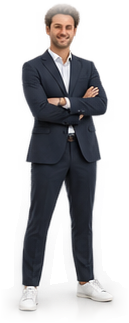
#> input picture skills/geldstapel/assets/person_1.png, 129 x 323 px; its folder holds only this picture in this run
$ python bw_assets.py
#> lines starting #> are read from the running program, lines starting #| are printed output that depends on the picture; after the words box and inside, x2 and y2 are one past the last pixel; in counts of white or black regions, pixels touching at a corner belong together
#!/usr/bin/env python3
"""Turns the photo people in assets/ into pure black-and-white ink drawings (assets/person_N_bw@3x.png).

    python3 bw_assets.py

Only black lines and white fill, no grey: a difference-of-Gaussians picks the drawn lines, the figure gets a
heavier outline, and the soft floor shadow of the cut-out is left out. Saved at 3x for crisp lines; build.py
reads the @3x suffix and keeps the on-screen size of the original.
"""
from pathlib import Path

import numpy as np
from PIL import Image, ImageFilter

A = Path(__file__).resolve().parent / 'assets'
UP = 3


def ink_drawing(src):
    im = Image.open(src).convert('RGBA'); im = im.resize((im.width * UP, im.height * UP), Image.LANCZOS)
#> in ink_drawing, im is the input picture: PIL image 129x323 RGBA; mean R, G, B, A 61.9, 61.1, 64.5, 98.8
    al = np.array(im)[:, :, 3] / 255.
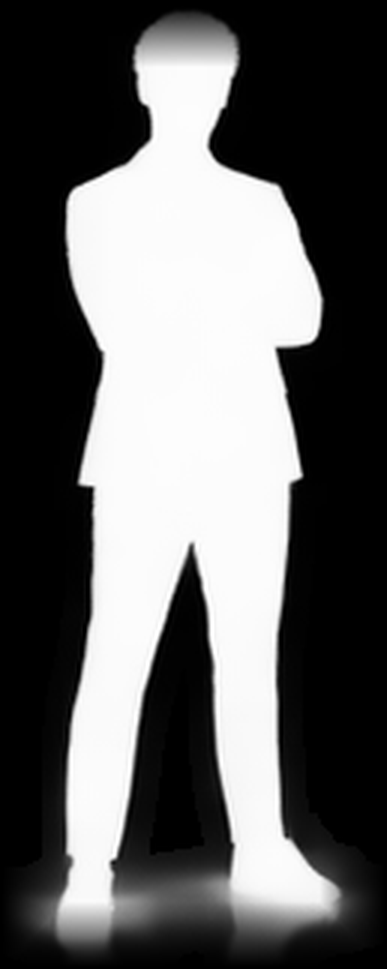
#> al: shape (969, 387) float64; min 0, max 1, mean 0.388
    body = al > .45
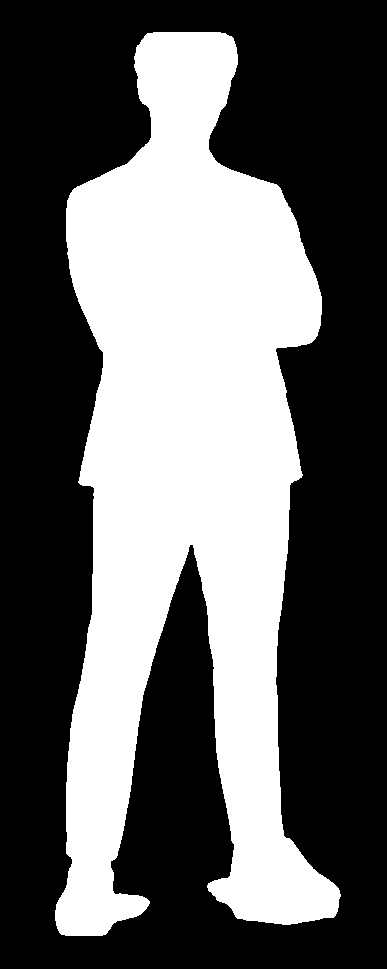
#> body: shape (969, 387) bool; 38.7% white; 1 white region, box (x1, y1, x2, y2) and area: (55, 32, 341, 936) 145290
    feet = int(al.shape[0] * .9)
#> feet = 872
    body[feet:] = al[feet:] > .85                              # strict only near the floor: drops the soft shadow, keeps the hair
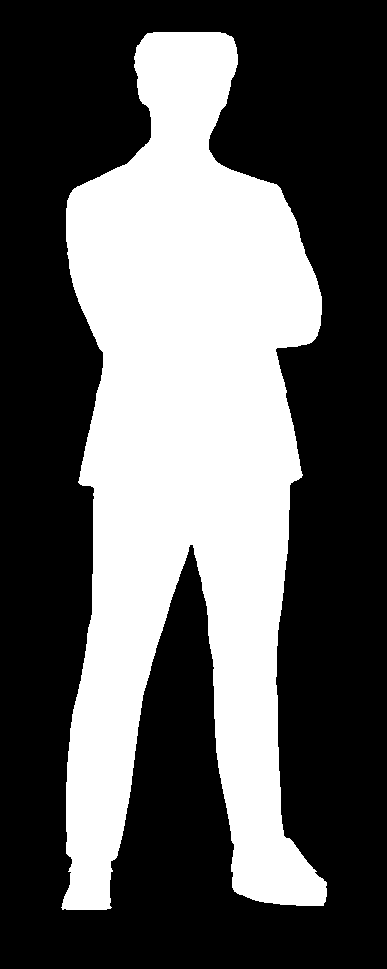
#> body: shape (969, 387) bool; 37.3% white; 1 white region, box (x1, y1, x2, y2) and area: (61, 32, 327, 910) 140020
    g = np.array(im.convert('L')).astype(float); g = g * al + 255 * (1 - al)
#> after `g = np.array(im.convert('L')).astype(float)`:
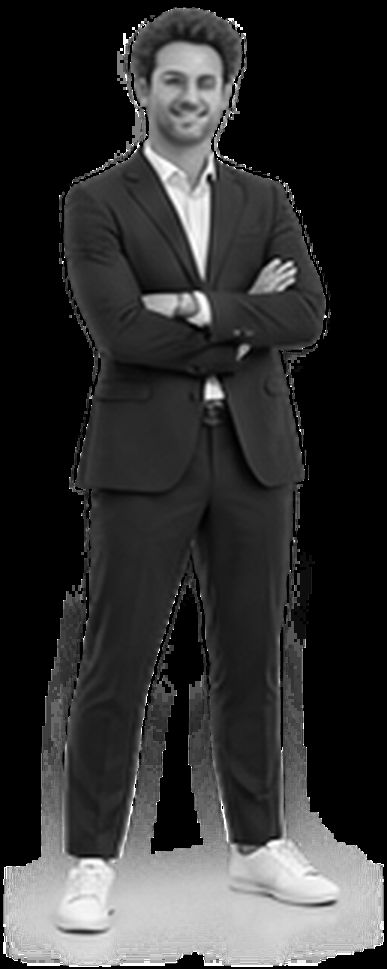
#> g: shape (969, 387) float64; min 0, max 255, mean 50
    gi = Image.fromarray(g.astype(np.uint8))
    dog = np.array(gi.filter(ImageFilter.GaussianBlur(2.2))).astype(float) - np.array(gi.filter(ImageFilter.GaussianBlur(1.0))).astype(float)
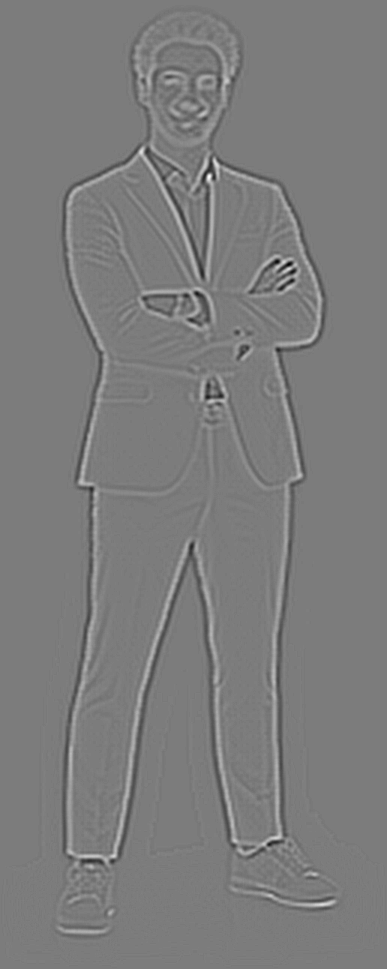
#> dog: shape (969, 387) float64; min -54, max 57, mean 0.1; drawn with min black and max white
    ink = (dog > 6) & body                                      # thin inner lines
#> ink: shape (969, 387) bool; 4.7% white; 165 white regions (112 under 20 px), largest, box (x1, y1, x2, y2) and area: (67, 146, 201, 867) 5776, (215, 348, 303, 855) 3179, (213, 158, 322, 347) 1279
    m = Image.fromarray((body * 255).astype(np.uint8))
    outline = np.array(m.filter(ImageFilter.FIND_EDGES).filter(ImageFilter.MaxFilter(5))) > 0   # heavier outline
#> outline: shape (969, 387) bool; 4.5% white; 1 white region, box (x1, y1, x2, y2) and area: (59, 30, 329, 912) 16956
    ink |= outline
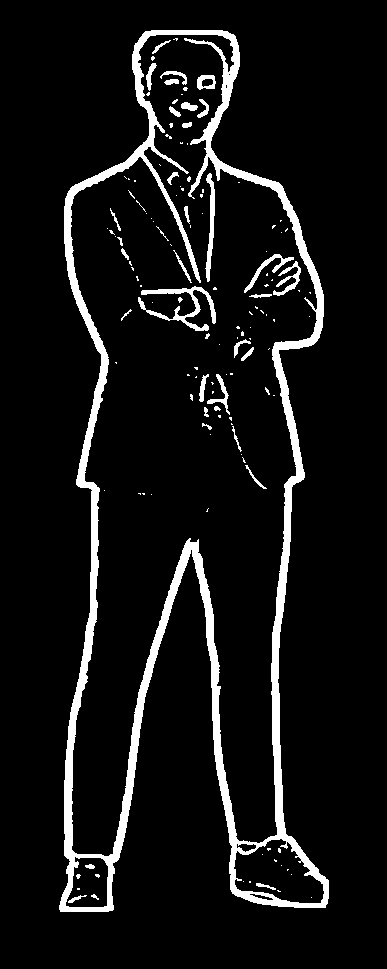
#> ink: shape (969, 387) bool; 7.6% white; 135 white regions (99 under 20 px), largest, box (x1, y1, x2, y2) and area: (59, 30, 329, 912) 23765, (138, 286, 216, 331) 913, (205, 173, 215, 282) 484
    out = np.zeros((*ink.shape, 4), np.uint8)
    out[body] = [255, 255, 255, 255]
    out[ink] = [0, 0, 0, 255]
    ys, xs = np.where(out[:, :, 3] > 0)
    return Image.fromarray(out[ys.min():ys.max() + 1, xs.min():xs.max() + 1])


if __name__ == '__main__':
    for f in sorted(A.glob('person_[0-9].png')):
        out = A / f'{f.stem}_bw@{UP}x.png'
        ink_drawing(f).save(out); print('wrote', out.name)
#> after `ink_drawing(f).save(out)`:
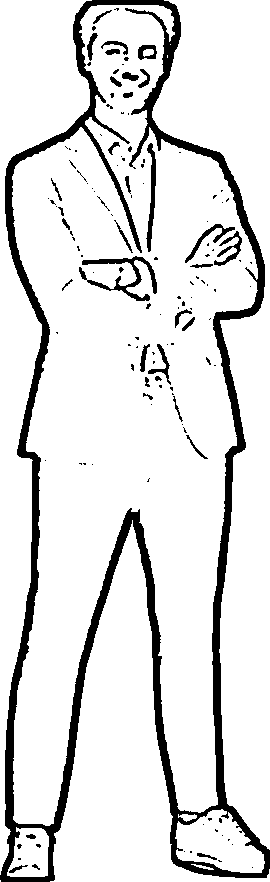
#> saved as person_1_bw@3x.png: PIL image 270x882 RGBA; mean R, G, B, A 126.7, 126.7, 126.7, 157.2; transparent parts drawn white

$ run again, on skills/geldstapel/assets/person_3.png
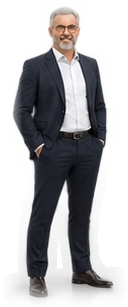
#> input picture skills/geldstapel/assets/person_3.png, 128 x 307 px
#> in ink_drawing, im is the input picture: PIL image 128x307 RGBA; mean R, G, B, A 82.5, 80.7, 82.4, 108
#> im: PIL image 384x921 RGBA
#> in ink_drawing, `body[feet:] = al[feet:] > .85`:
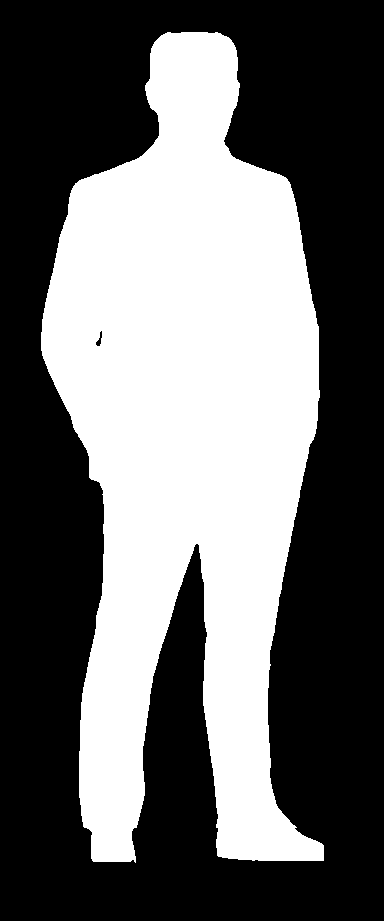
#> body: shape (921, 384) bool; 40.9% white; 1 white region, box (x1, y1, x2, y2) and area: (41, 32, 324, 863) 144697
#> outline: shape (921, 384) bool; 4.5% white; 2 white regions, box (x1, y1, x2, y2) and area: (39, 30, 326, 865) 15572, (93, 328, 105, 349) 203
#> `ink_drawing(f).save(out)`:
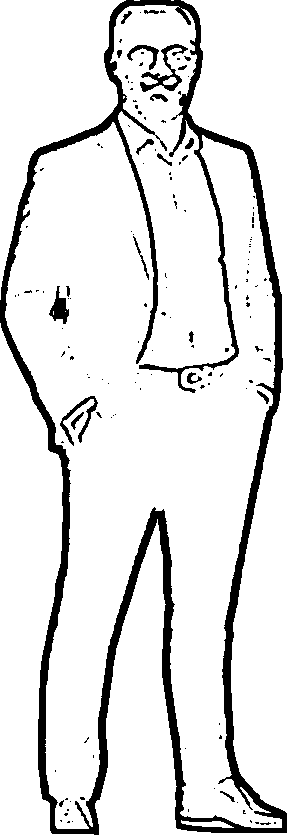
#> saved as person_3_bw@3x.png: PIL image 287x835 RGBA; mean R, G, B, A 132.2, 132.2, 132.2, 160.7; transparent parts drawn white

$ run again, on skills/geldstapel/assets/person_4.png
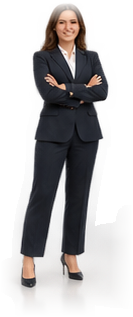
#> input picture skills/geldstapel/assets/person_4.png, 133 x 317 px
#> in ink_drawing, im is the input picture: PIL image 133x317 RGBA; mean R, G, B, A 97.2, 91.1, 91, 97.1
#> im: PIL image 399x951 RGBA
#> in ink_drawing, `body = al > .45`:
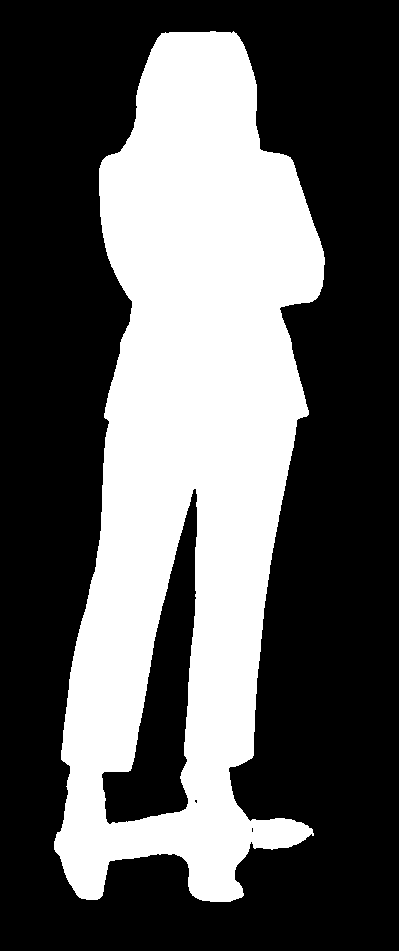
#> body: shape (951, 399) bool; 36.3% white; 1 white region, box (x1, y1, x2, y2) and area: (54, 31, 325, 902) 137843
#> m: PIL image 399x951 L; 35.3% white; 1 white region, box (x1, y1, x2, y2) and area: (54, 31, 325, 865) 133933
#> outline: shape (951, 399) bool; 4.6% white; 4 white regions, box (x1, y1, x2, y2) and area: (52, 29, 327, 867) 12819, (99, 486, 200, 827) 4456, (192, 797, 200, 806) 71, (249, 825, 256, 835) 70
#> `ink_drawing(f).save(out)`:
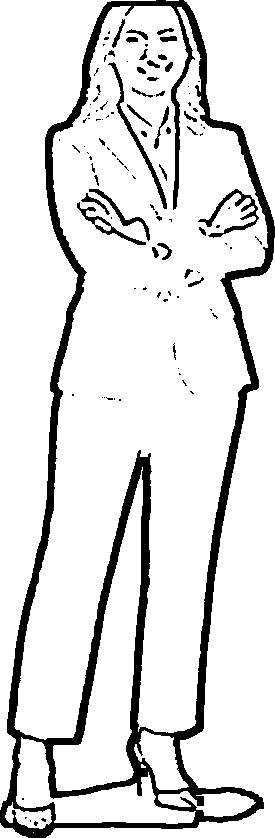
#> saved as person_4_bw@3x.png: PIL image 275x838 RGBA; mean R, G, B, A 123.9, 123.9, 123.9, 155.9; transparent parts drawn white
